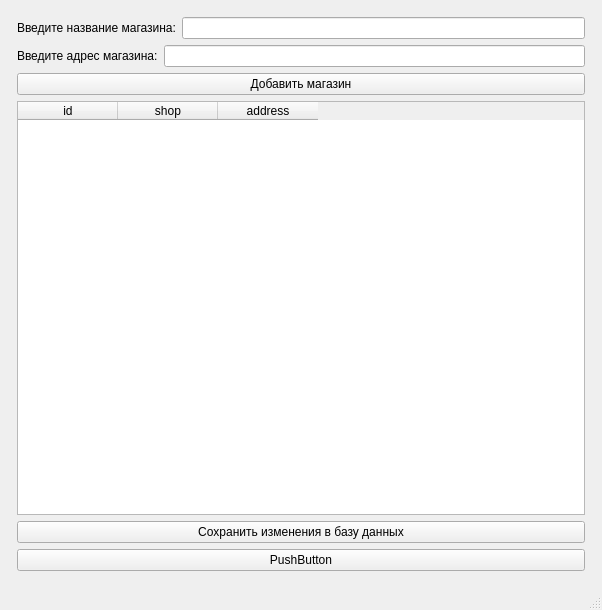
<?xml version="1.0" encoding="UTF-8"?>
<ui version="4.0">
 <class>MainWindow</class>
 <widget class="QMainWindow" name="MainWindow">
  <property name="geometry">
   <rect>
    <x>0</x>
    <y>0</y>
    <width>602</width>
    <height>610</height>
   </rect>
  </property>
  <property name="windowTitle">
   <string>MainWindow</string>
  </property>
  <widget class="QWidget" name="centralwidget">
   <layout class="QVBoxLayout" name="verticalLayout_2">
    <item>
     <layout class="QVBoxLayout" name="verticalLayout">
      <property name="leftMargin">
       <number>8</number>
      </property>
      <property name="topMargin">
       <number>8</number>
      </property>
      <property name="rightMargin">
       <number>8</number>
      </property>
      <property name="bottomMargin">
       <number>8</number>
      </property>
      <item>
       <layout class="QHBoxLayout" name="horizontalLayout_2">
        <item>
         <widget class="QLabel" name="label_2">
          <property name="text">
           <string>Введите название магазина:</string>
          </property>
         </widget>
        </item>
        <item>
         <widget class="QLineEdit" name="name"/>
        </item>
       </layout>
      </item>
      <item>
       <layout class="QHBoxLayout" name="horizontalLayout_5">
        <item>
         <widget class="QLabel" name="label_5">
          <property name="text">
           <string>Введите адрес магазина:</string>
          </property>
         </widget>
        </item>
        <item>
         <widget class="QLineEdit" name="address"/>
        </item>
       </layout>
      </item>
      <item>
       <widget class="QPushButton" name="btn_add_name">
        <property name="text">
         <string>Добавить магазин</string>
        </property>
       </widget>
      </item>
      <item>
       <widget class="QTableWidget" name="table_shop">
        <column>
         <property name="text">
          <string>id</string>
         </property>
        </column>
        <column>
         <property name="text">
          <string>shop</string>
         </property>
        </column>
        <column>
         <property name="text">
          <string>address</string>
         </property>
        </column>
       </widget>
      </item>
      <item>
       <widget class="QPushButton" name="btn_save_data">
        <property name="text">
         <string>Сохранить изменения в базу данных</string>
        </property>
       </widget>
      </item>
      <item>
       <widget class="QPushButton" name="btn_delete">
        <property name="text">
         <string>PushButton</string>
        </property>
       </widget>
      </item>
     </layout>
    </item>
   </layout>
  </widget>
  <widget class="QMenuBar" name="menubar">
   <property name="geometry">
    <rect>
     <x>0</x>
     <y>0</y>
     <width>602</width>
     <height>21</height>
    </rect>
   </property>
  </widget>
  <widget class="QStatusBar" name="statusbar"/>
 </widget>
 <resources/>
 <connections/>
</ui>
